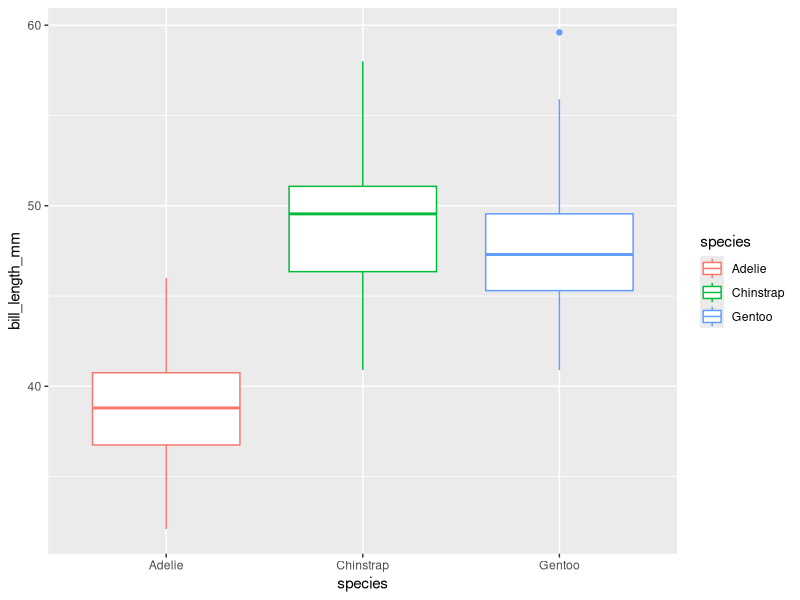
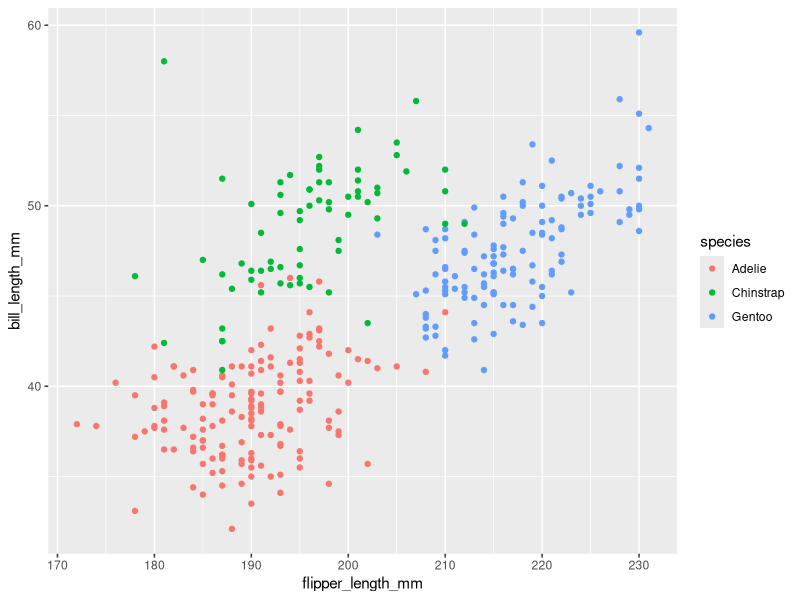
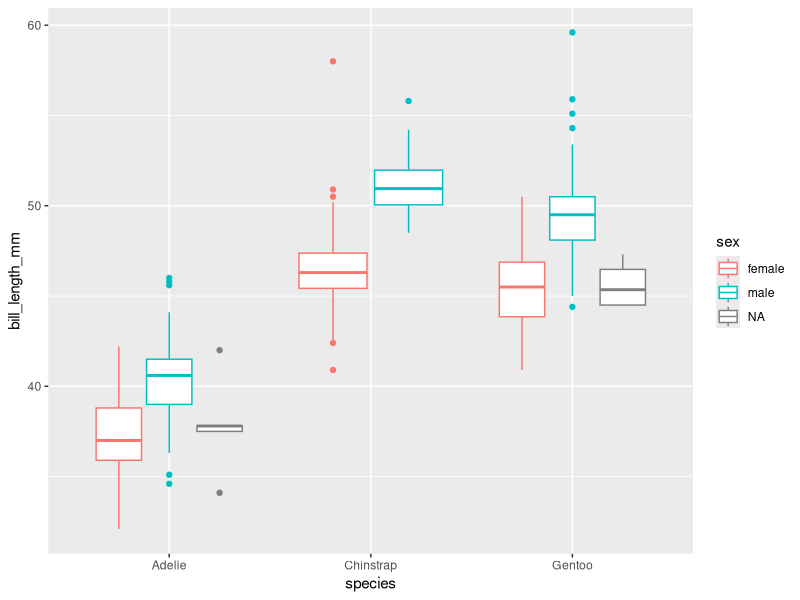

Reproduce these figures in R, in order.
## ---- chunk 1
knitr::opts_chunk$set(echo = FALSE)
## ---- chunk 2
library(tidyverse)
library(knitr)
library(palmerpenguins)
library(ggplot2)
## ---- chunk 3
ggplot(data = penguins) +
  geom_boxplot(mapping = aes(x = species, y = bill_length_mm, color = species))
## ---- chunk 4
ggplot(data = penguins) +
  geom_point(mapping = aes(x = flipper_length_mm, y = bill_length_mm, color = species))
## ---- chunk 5
ggplot(data = penguins) +
  geom_boxplot(mapping = aes(x = species, y = bill_length_mm, color = sex))
